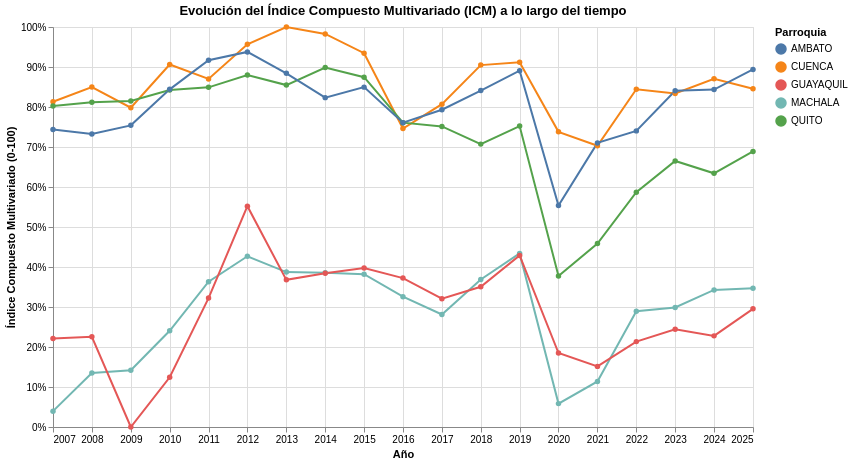

The cell this chart's notebook holds for it:
### Markdown cell above
## Series temporales del Indice Compuesto Multivariado

### Code cell
indice_df['anio_fecha'] = pd.to_datetime(indice_df['p_anio'].astype(str), format='%Y')

chart = alt.Chart(indice_df).mark_line(point=True).encode(
    x=alt.X(
        'anio_fecha:T',
        title='Año',
        scale=alt.Scale(nice=False),
        axis=alt.Axis(format='%Y')
    ),
    y=alt.Y(
        'indice_compuesto_multivariado_0_100:Q', 
        title='Índice Compuesto Multivariado (0-100)',
        axis=alt.Axis(format='.0f', labelExpr="datum.label + '%'")
    ),
    color=alt.Color(
        'parroquia:N', 
        title='Parroquia'
    ),
    tooltip=[
        alt.Tooltip('p_anio:O', title='Año'),
        alt.Tooltip('provincia:N'),
        alt.Tooltip('canton:N'),
        alt.Tooltip('parroquia:N'),
        alt.Tooltip('indice_compuesto_multivariado_0_100:Q', format='.2f', title='Índice')
    ]
).properties(
    width=700,
    height=400,
    title='Evolución del Índice Compuesto Multivariado (ICM) a lo largo del tiempo'
)

chart

### Figure 1 — Vega-Lite specification as saved in the notebook (floating-point values rounded to 4 significant figures)
{"config": {"view": {"continuousWidth": 300, "continuousHeight": 300}}, "data": {"name": "data-e5196073093984862dd070adf8a27dc3"}, "mark": {"type": "line", "point": true}, "encoding": {"color": {"field": "parroquia", "title": "Parroquia", "type": "nominal"}, "tooltip": [{"field": "p_anio", "title": "Año", "type": "ordinal"}, {"field": "provincia", "type": "nominal"}, {"field": "canton", "type": "nominal"}, {"field": "parroquia", "type": "nominal"}, {"field": "indice_compuesto_multivariado_0_100", "format": ".2f", "title": "Índice", "type": "quantitative"}], "x": {"axis": {"format": "%Y"}, "field": "anio_fecha", "scale": {"nice": false}, "title": "Año", "type": "temporal"}, "y": {"axis": {"format": ".0f", "labelExpr": "datum.label + '%'"}, "field": "indice_compuesto_multivariado_0_100", "title": "Índice Compuesto Multivariado (0-100)", "type": "quantitative"}}, "height": 400, "title": "Evolución del Índice Compuesto Multivariado (ICM) a lo largo del tiempo", "width": 700, "$schema": "https://vega.github.io/schema/vega-lite/v6.1.0.json", "datasets": {"data-e5196073093984862dd070adf8a27dc3": [{"p_anio": 2007, "p_ciudad": "010150", "provincia": "AZUAY", "canton": "CUENCA", "parroquia": "CUENCA", "indice_compuesto_multivariado": 2.222, "indice_compuesto_multivariado_0_100": 81.3, "anio_fecha": "2007-01-01T00:00:00"}, {"p_anio": 2007, "p_ciudad": "070150", "provincia": "EL ORO", "canton": "MACHALA", "parroquia": "MACHALA", "indice_compuesto_multivariado": -5.623, "indice_compuesto_multivariado_0_100": 3.96, "anio_fecha": "2007-01-01T00:00:00"}, {"p_anio": 2007, "p_ciudad": "090150", "provincia": "GUAYAS", "canton": "GUAYAQUIL", "parroquia": "GUAYAQUIL", "indice_compuesto_multivariado": -3.782, "indice_compuesto_multivariado_0_100": 22.11, "anio_fecha": "2007-01-01T00:00:00"}, {"p_anio": 2007, "p_ciudad": "170150", "provincia": "PICHINCHA", "canton": "DISTRITO METROPOLITANO DE QUITO", "parroquia": "QUITO", "indice_compuesto_multivariado": 2.116, "indice_compuesto_multivariado_0_100": 80.26, "anio_fecha": "2007-01-01T00:00:00"}, {"p_anio": 2007, "p_ciudad": "180150", "provincia": "TUNGURAHUA", "canton": "AMBATO", "parroquia": "AMBATO", "indice_compuesto_multivariado": 1.52, "indice_compuesto_multivariado_0_100": 74.38, "anio_fecha": "2007-01-01T00:00:00"}, {"p_anio": 2008, "p_ciudad": "010150", "provincia": "AZUAY", "canton": "CUENCA", "parroquia": "CUENCA", "indice_compuesto_multivariado": 2.595, "indice_compuesto_multivariado_0_100": 84.98, "anio_fecha": "2008-01-01T00:00:00"}, {"p_anio": 2008, "p_ciudad": "070150", "provincia": "EL ORO", "canton": "MACHALA", "parroquia": "MACHALA", "indice_compuesto_multivariado": -4.657, "indice_compuesto_multivariado_0_100": 13.49, "anio_fecha": "2008-01-01T00:00:00"}, {"p_anio": 2008, "p_ciudad": "090150", "provincia": "GUAYAS", "canton": "GUAYAQUIL", "parroquia": "GUAYAQUIL", "indice_compuesto_multivariado": -3.739, "indice_compuesto_multivariado_0_100": 22.54, "anio_fecha": "2008-01-01T00:00:00"}, {"p_anio": 2008, "p_ciudad": "170150", "provincia": "PICHINCHA", "canton": "DISTRITO METROPOLITANO DE QUITO", "parroquia": "QUITO", "indice_compuesto_multivariado": 2.212, "indice_compuesto_multivariado_0_100": 81.21, "anio_fecha": "2008-01-01T00:00:00"}, {"p_anio": 2008, "p_ciudad": "180150", "provincia": "TUNGURAHUA", "canton": "AMBATO", "parroquia": "AMBATO", "indice_compuesto_multivariado": 1.403, "indice_compuesto_multivariado_0_100": 73.23, "anio_fecha": "2008-01-01T00:00:00"}, {"p_anio": 2009, "p_ciudad": "010150", "provincia": "AZUAY", "canton": "CUENCA", "parroquia": "CUENCA", "indice_compuesto_multivariado": 2.073, "indice_compuesto_multivariado_0_100": 79.83, "anio_fecha": "2009-01-01T00:00:00"}, {"p_anio": 2009, "p_ciudad": "070150", "provincia": "EL ORO", "canton": "MACHALA", "parroquia": "MACHALA", "indice_compuesto_multivariado": -4.585, "indice_compuesto_multivariado_0_100": 14.19, "anio_fecha": "2009-01-01T00:00:00"}, {"p_anio": 2009, "p_ciudad": "090150", "provincia": "GUAYAS", "canton": "GUAYAQUIL", "parroquia": "GUAYAQUIL", "indice_compuesto_multivariado": -6.025, "indice_compuesto_multivariado_0_100": 0.0, "anio_fecha": "2009-01-01T00:00:00"}, {"p_anio": 2009, "p_ciudad": "170150", "provincia": "PICHINCHA", "canton": "DISTRITO METROPOLITANO DE QUITO", "parroquia": "QUITO", "indice_compuesto_multivariado": 2.24, "indice_compuesto_multivariado_0_100": 81.48, "anio_fecha": "2009-01-01T00:00:00"}, {"p_anio": 2009, "p_ciudad": "180150", "provincia": "TUNGURAHUA", "canton": "AMBATO", "parroquia": "AMBATO", "indice_compuesto_multivariado": 1.624, "indice_compuesto_multivariado_0_100": 75.41, "anio_fecha": "2009-01-01T00:00:00"}, {"p_anio": 2010, "p_ciudad": "010150", "provincia": "AZUAY", "canton": "CUENCA", "parroquia": "CUENCA", "indice_compuesto_multivariado": 3.167, "indice_compuesto_multivariado_0_100": 90.62, "anio_fecha": "2010-01-01T00:00:00"}, {"p_anio": 2010, "p_ciudad": "070150", "provincia": "EL ORO", "canton": "MACHALA", "parroquia": "MACHALA", "indice_compuesto_multivariado": -3.585, "indice_compuesto_multivariado_0_100": 24.05, "anio_fecha": "2010-01-01T00:00:00"}, {"p_anio": 2010, "p_ciudad": "090150", "provincia": "GUAYAS", "canton": "GUAYAQUIL", "parroquia": "GUAYAQUIL", "indice_compuesto_multivariado": -4.764, "indice_compuesto_multivariado_0_100": 12.44, "anio_fecha": "2010-01-01T00:00:00"}, {"p_anio": 2010, "p_ciudad": "170150", "provincia": "PICHINCHA", "canton": "DISTRITO METROPOLITANO DE QUITO", "parroquia": "QUITO", "indice_compuesto_multivariado": 2.519, "indice_compuesto_multivariado_0_100": 84.23, "anio_fecha": "2010-01-01T00:00:00"}, {"p_anio": 2010, "p_ciudad": "180150", "provincia": "TUNGURAHUA", "canton": "AMBATO", "parroquia": "AMBATO", "indice_compuesto_multivariado": 2.537, "indice_compuesto_multivariado_0_100": 84.42, "anio_fecha": "2010-01-01T00:00:00"}, {"p_anio": 2011, "p_ciudad": "010150", "provincia": "AZUAY", "canton": "CUENCA", "parroquia": "CUENCA", "indice_compuesto_multivariado": 2.801, "indice_compuesto_multivariado_0_100": 87.02, "anio_fecha": "2011-01-01T00:00:00"}, {"p_anio": 2011, "p_ciudad": "070150", "provincia": "EL ORO", "canton": "MACHALA", "parroquia": "MACHALA", "indice_compuesto_multivariado": -2.341, "indice_compuesto_multivariado_0_100": 36.32, "anio_fecha": "2011-01-01T00:00:00"}, {"p_anio": 2011, "p_ciudad": "090150", "provincia": "GUAYAS", "canton": "GUAYAQUIL", "parroquia": "GUAYAQUIL", "indice_compuesto_multivariado": -2.756, "indice_compuesto_multivariado_0_100": 32.23, "anio_fecha": "2011-01-01T00:00:00"}, {"p_anio": 2011, "p_ciudad": "170150", "provincia": "PICHINCHA", "canton": "DISTRITO METROPOLITANO DE QUITO", "parroquia": "QUITO", "indice_compuesto_multivariado": 2.588, "indice_compuesto_multivariado_0_100": 84.91, "anio_fecha": "2011-01-01T00:00:00"}, {"p_anio": 2011, "p_ciudad": "180150", "provincia": "TUNGURAHUA", "canton": "AMBATO", "parroquia": "AMBATO", "indice_compuesto_multivariado": 3.275, "indice_compuesto_multivariado_0_100": 91.68, "anio_fecha": "2011-01-01T00:00:00"}, {"p_anio": 2012, "p_ciudad": "010150", "provincia": "AZUAY", "canton": "CUENCA", "parroquia": "CUENCA", "indice_compuesto_multivariado": 3.678, "indice_compuesto_multivariado_0_100": 95.66, "anio_fecha": "2012-01-01T00:00:00"}, {"p_anio": 2012, "p_ciudad": "070150", "provincia": "EL ORO", "canton": "MACHALA", "parroquia": "MACHALA", "indice_compuesto_multivariado": -1.696, "indice_compuesto_multivariado_0_100": 42.68, "anio_fecha": "2012-01-01T00:00:00"}, {"p_anio": 2012, "p_ciudad": "090150", "provincia": "GUAYAS", "canton": "GUAYAQUIL", "parroquia": "GUAYAQUIL", "indice_compuesto_multivariado": -0.4251, "indice_compuesto_multivariado_0_100": 55.21, "anio_fecha": "2012-01-01T00:00:00"}, {"p_anio": 2012, "p_ciudad": "170150", "provincia": "PICHINCHA", "canton": "DISTRITO METROPOLITANO DE QUITO", "parroquia": "QUITO", "indice_compuesto_multivariado": 2.9, "indice_compuesto_multivariado_0_100": 87.99, "anio_fecha": "2012-01-01T00:00:00"}, {"p_anio": 2012, "p_ciudad": "180150", "provincia": "TUNGURAHUA", "canton": "AMBATO", "parroquia": "AMBATO", "indice_compuesto_multivariado": 3.487, "indice_compuesto_multivariado_0_100": 93.77, "anio_fecha": "2012-01-01T00:00:00"}, {"p_anio": 2013, "p_ciudad": "010150", "provincia": "AZUAY", "canton": "CUENCA", "parroquia": "CUENCA", "indice_compuesto_multivariado": 4.118, "indice_compuesto_multivariado_0_100": 100.0, "anio_fecha": "2013-01-01T00:00:00"}, {"p_anio": 2013, "p_ciudad": "070150", "provincia": "EL ORO", "canton": "MACHALA", "parroquia": "MACHALA", "indice_compuesto_multivariado": -2.097, "indice_compuesto_multivariado_0_100": 38.72, "anio_fecha": "2013-01-01T00:00:00"}, {"p_anio": 2013, "p_ciudad": "090150", "provincia": "GUAYAS", "canton": "GUAYAQUIL", "parroquia": "GUAYAQUIL", "indice_compuesto_multivariado": -2.294, "indice_compuesto_multivariado_0_100": 36.79, "anio_fecha": "2013-01-01T00:00:00"}, {"p_anio": 2013, "p_ciudad": "170150", "provincia": "PICHINCHA", "canton": "DISTRITO METROPOLITANO DE QUITO", "parroquia": "QUITO", "indice_compuesto_multivariado": 2.646, "indice_compuesto_multivariado_0_100": 85.48, "anio_fecha": "2013-01-01T00:00:00"}, {"p_anio": 2013, "p_ciudad": "180150", "provincia": "TUNGURAHUA", "canton": "AMBATO", "parroquia": "AMBATO", "indice_compuesto_multivariado": 2.943, "indice_compuesto_multivariado_0_100": 88.41, "anio_fecha": "2013-01-01T00:00:00"}, {"p_anio": 2014, "p_ciudad": "010150", "provincia": "AZUAY", "canton": "CUENCA", "parroquia": "CUENCA", "indice_compuesto_multivariado": 3.943, "indice_compuesto_multivariado_0_100": 98.27, "anio_fecha": "2014-01-01T00:00:00"}, {"p_anio": 2014, "p_ciudad": "070150", "provincia": "EL ORO", "canton": "MACHALA", "parroquia": "MACHALA", "indice_compuesto_multivariado": -2.113, "indice_compuesto_multivariado_0_100": 38.57, "anio_fecha": "2014-01-01T00:00:00"}, {"p_anio": 2014, "p_ciudad": "090150", "provincia": "GUAYAS", "canton": "GUAYAQUIL", "parroquia": "GUAYAQUIL", "indice_compuesto_multivariado": -2.126, "indice_compuesto_multivariado_0_100": 38.44, "anio_fecha": "2014-01-01T00:00:00"}, {"p_anio": 2014, "p_ciudad": "170150", "provincia": "PICHINCHA", "canton": "DISTRITO METROPOLITANO DE QUITO", "parroquia": "QUITO", "indice_compuesto_multivariado": 3.089, "indice_compuesto_multivariado_0_100": 89.85, "anio_fecha": "2014-01-01T00:00:00"}, {"p_anio": 2014, "p_ciudad": "180150", "provincia": "TUNGURAHUA", "canton": "AMBATO", "parroquia": "AMBATO", "indice_compuesto_multivariado": 2.327, "indice_compuesto_multivariado_0_100": 82.34, "anio_fecha": "2014-01-01T00:00:00"}, {"p_anio": 2015, "p_ciudad": "010150", "provincia": "AZUAY", "canton": "CUENCA", "parroquia": "CUENCA", "indice_compuesto_multivariado": 3.454, "indice_compuesto_multivariado_0_100": 93.45, "anio_fecha": "2015-01-01T00:00:00"}, {"p_anio": 2015, "p_ciudad": "070150", "provincia": "EL ORO", "canton": "MACHALA", "parroquia": "MACHALA", "indice_compuesto_multivariado": -2.151, "indice_compuesto_multivariado_0_100": 38.19, "anio_fecha": "2015-01-01T00:00:00"}, {"p_anio": 2015, "p_ciudad": "090150", "provincia": "GUAYAS", "canton": "GUAYAQUIL", "parroquia": "GUAYAQUIL", "indice_compuesto_multivariado": -1.994, "indice_compuesto_multivariado_0_100": 39.74, "anio_fecha": "2015-01-01T00:00:00"}, {"p_anio": 2015, "p_ciudad": "170150", "provincia": "PICHINCHA", "canton": "DISTRITO METROPOLITANO DE QUITO", "parroquia": "QUITO", "indice_compuesto_multivariado": 2.845, "indice_compuesto_multivariado_0_100": 87.45, "anio_fecha": "2015-01-01T00:00:00"}, {"p_anio": 2015, "p_ciudad": "180150", "provincia": "TUNGURAHUA", "canton": "AMBATO", "parroquia": "AMBATO", "indice_compuesto_multivariado": 2.594, "indice_compuesto_multivariado_0_100": 84.97, "anio_fecha": "2015-01-01T00:00:00"}, {"p_anio": 2016, "p_ciudad": "010150", "provincia": "AZUAY", "canton": "CUENCA", "parroquia": "CUENCA", "indice_compuesto_multivariado": 1.545, "indice_compuesto_multivariado_0_100": 74.63, "anio_fecha": "2016-01-01T00:00:00"}, {"p_anio": 2016, "p_ciudad": "070150", "provincia": "EL ORO", "canton": "MACHALA", "parroquia": "MACHALA", "indice_compuesto_multivariado": -2.72, "indice_compuesto_multivariado_0_100": 32.58, "anio_fecha": "2016-01-01T00:00:00"}, {"p_anio": 2016, "p_ciudad": "090150", "provincia": "GUAYAS", "canton": "GUAYAQUIL", "parroquia": "GUAYAQUIL", "indice_compuesto_multivariado": -2.249, "indice_compuesto_multivariado_0_100": 37.22, "anio_fecha": "2016-01-01T00:00:00"}, {"p_anio": 2016, "p_ciudad": "170150", "provincia": "PICHINCHA", "canton": "DISTRITO METROPOLITANO DE QUITO", "parroquia": "QUITO", "indice_compuesto_multivariado": 1.693, "indice_compuesto_multivariado_0_100": 76.09, "anio_fecha": "2016-01-01T00:00:00"}, {"p_anio": 2016, "p_ciudad": "180150", "provincia": "TUNGURAHUA", "canton": "AMBATO", "parroquia": "AMBATO", "indice_compuesto_multivariado": 1.691, "indice_compuesto_multivariado_0_100": 76.07, "anio_fecha": "2016-01-01T00:00:00"}, {"p_anio": 2017, "p_ciudad": "010150", "provincia": "AZUAY", "canton": "CUENCA", "parroquia": "CUENCA", "indice_compuesto_multivariado": 2.16, "indice_compuesto_multivariado_0_100": 80.7, "anio_fecha": "2017-01-01T00:00:00"}, {"p_anio": 2017, "p_ciudad": "070150", "provincia": "EL ORO", "canton": "MACHALA", "parroquia": "MACHALA", "indice_compuesto_multivariado": -3.171, "indice_compuesto_multivariado_0_100": 28.13, "anio_fecha": "2017-01-01T00:00:00"}, {"p_anio": 2017, "p_ciudad": "090150", "provincia": "GUAYAS", "canton": "GUAYAQUIL", "parroquia": "GUAYAQUIL", "indice_compuesto_multivariado": -2.772, "indice_compuesto_multivariado_0_100": 32.07, "anio_fecha": "2017-01-01T00:00:00"}, {"p_anio": 2017, "p_ciudad": "170150", "provincia": "PICHINCHA", "canton": "DISTRITO METROPOLITANO DE QUITO", "parroquia": "QUITO", "indice_compuesto_multivariado": 1.597, "indice_compuesto_multivariado_0_100": 75.14, "anio_fecha": "2017-01-01T00:00:00"}, {"p_anio": 2017, "p_ciudad": "180150", "provincia": "TUNGURAHUA", "canton": "AMBATO", "parroquia": "AMBATO", "indice_compuesto_multivariado": 2.02, "indice_compuesto_multivariado_0_100": 79.32, "anio_fecha": "2017-01-01T00:00:00"}, {"p_anio": 2018, "p_ciudad": "010150", "provincia": "AZUAY", "canton": "CUENCA", "parroquia": "CUENCA", "indice_compuesto_multivariado": 3.152, "indice_compuesto_multivariado_0_100": 90.47, "anio_fecha": "2018-01-01T00:00:00"}, {"p_anio": 2018, "p_ciudad": "070150", "provincia": "EL ORO", "canton": "MACHALA", "parroquia": "MACHALA", "indice_compuesto_multivariado": -2.285, "indice_compuesto_multivariado_0_100": 36.88, "anio_fecha": "2018-01-01T00:00:00"}, {"p_anio": 2018, "p_ciudad": "090150", "provincia": "GUAYAS", "canton": "GUAYAQUIL", "parroquia": "GUAYAQUIL", "indice_compuesto_multivariado": -2.469, "indice_compuesto_multivariado_0_100": 35.06, "anio_fecha": "2018-01-01T00:00:00"}, {"p_anio": 2018, "p_ciudad": "170150", "provincia": "PICHINCHA", "canton": "DISTRITO METROPOLITANO DE QUITO", "parroquia": "QUITO", "indice_compuesto_multivariado": 1.148, "indice_compuesto_multivariado_0_100": 70.72, "anio_fecha": "2018-01-01T00:00:00"}, {"p_anio": 2018, "p_ciudad": "180150", "provincia": "TUNGURAHUA", "canton": "AMBATO", "parroquia": "AMBATO", "indice_compuesto_multivariado": 2.507, "indice_compuesto_multivariado_0_100": 84.12, "anio_fecha": "2018-01-01T00:00:00"}, {"p_anio": 2019, "p_ciudad": "010150", "provincia": "AZUAY", "canton": "CUENCA", "parroquia": "CUENCA", "indice_compuesto_multivariado": 3.223, "indice_compuesto_multivariado_0_100": 91.18, "anio_fecha": "2019-01-01T00:00:00"}, {"p_anio": 2019, "p_ciudad": "070150", "provincia": "EL ORO", "canton": "MACHALA", "parroquia": "MACHALA", "indice_compuesto_multivariado": -1.624, "indice_compuesto_multivariado_0_100": 43.39, "anio_fecha": "2019-01-01T00:00:00"}, {"p_anio": 2019, "p_ciudad": "090150", "provincia": "GUAYAS", "canton": "GUAYAQUIL", "parroquia": "GUAYAQUIL", "indice_compuesto_multivariado": -1.674, "indice_compuesto_multivariado_0_100": 42.89, "anio_fecha": "2019-01-01T00:00:00"}, {"p_anio": 2019, "p_ciudad": "170150", "provincia": "PICHINCHA", "canton": "DISTRITO METROPOLITANO DE QUITO", "parroquia": "QUITO", "indice_compuesto_multivariado": 1.605, "indice_compuesto_multivariado_0_100": 75.23, "anio_fecha": "2019-01-01T00:00:00"}, {"p_anio": 2019, "p_ciudad": "180150", "provincia": "TUNGURAHUA", "canton": "AMBATO", "parroquia": "AMBATO", "indice_compuesto_multivariado": 3.01, "indice_compuesto_multivariado_0_100": 89.08, "anio_fecha": "2019-01-01T00:00:00"}, {"p_anio": 2020, "p_ciudad": "010150", "provincia": "AZUAY", "canton": "CUENCA", "parroquia": "CUENCA", "indice_compuesto_multivariado": 1.46, "indice_compuesto_multivariado_0_100": 73.79, "anio_fecha": "2020-01-01T00:00:00"}, {"p_anio": 2020, "p_ciudad": "070150", "provincia": "EL ORO", "canton": "MACHALA", "parroquia": "MACHALA", "indice_compuesto_multivariado": -5.432, "indice_compuesto_multivariado_0_100": 5.845, "anio_fecha": "2020-01-01T00:00:00"}, {"p_anio": 2020, "p_ciudad": "090150", "provincia": "GUAYAS", "canton": "GUAYAQUIL", "parroquia": "GUAYAQUIL", "indice_compuesto_multivariado": -4.149, "indice_compuesto_multivariado_0_100": 18.49, "anio_fecha": "2020-01-01T00:00:00"}, {"p_anio": 2020, "p_ciudad": "170150", "provincia": "PICHINCHA", "canton": "DISTRITO METROPOLITANO DE QUITO", "parroquia": "QUITO", "indice_compuesto_multivariado": -2.198, "indice_compuesto_multivariado_0_100": 37.73, "anio_fecha": "2020-01-01T00:00:00"}, {"p_anio": 2020, "p_ciudad": "180150", "provincia": "TUNGURAHUA", "canton": "AMBATO", "parroquia": "AMBATO", "indice_compuesto_multivariado": -0.4087, "indice_compuesto_multivariado_0_100": 55.37, "anio_fecha": "2020-01-01T00:00:00"}, {"p_anio": 2021, "p_ciudad": "010150", "provincia": "AZUAY", "canton": "CUENCA", "parroquia": "CUENCA", "indice_compuesto_multivariado": 1.106, "indice_compuesto_multivariado_0_100": 70.31, "anio_fecha": "2021-01-01T00:00:00"}, {"p_anio": 2021, "p_ciudad": "070150", "provincia": "EL ORO", "canton": "MACHALA", "parroquia": "MACHALA", "indice_compuesto_multivariado": -4.87, "indice_compuesto_multivariado_0_100": 11.39, "anio_fecha": "2021-01-01T00:00:00"}, {"p_anio": 2021, "p_ciudad": "090150", "provincia": "GUAYAS", "canton": "GUAYAQUIL", "parroquia": "GUAYAQUIL", "indice_compuesto_multivariado": -4.488, "indice_compuesto_multivariado_0_100": 15.16, "anio_fecha": "2021-01-01T00:00:00"}, {"p_anio": 2021, "p_ciudad": "170150", "provincia": "PICHINCHA", "canton": "DISTRITO METROPOLITANO DE QUITO", "parroquia": "QUITO", "indice_compuesto_multivariado": -1.373, "indice_compuesto_multivariado_0_100": 45.86, "anio_fecha": "2021-01-01T00:00:00"}, {"p_anio": 2021, "p_ciudad": "180150", "provincia": "TUNGURAHUA", "canton": "AMBATO", "parroquia": "AMBATO", "indice_compuesto_multivariado": 1.179, "indice_compuesto_multivariado_0_100": 71.03, "anio_fecha": "2021-01-01T00:00:00"}, {"p_anio": 2022, "p_ciudad": "010150", "provincia": "AZUAY", "canton": "CUENCA", "parroquia": "CUENCA", "indice_compuesto_multivariado": 2.539, "indice_compuesto_multivariado_0_100": 84.43, "anio_fecha": "2022-01-01T00:00:00"}, {"p_anio": 2022, "p_ciudad": "070150", "provincia": "EL ORO", "canton": "MACHALA", "parroquia": "MACHALA", "indice_compuesto_multivariado": -3.088, "indice_compuesto_multivariado_0_100": 28.95, "anio_fecha": "2022-01-01T00:00:00"}, {"p_anio": 2022, "p_ciudad": "090150", "provincia": "GUAYAS", "canton": "GUAYAQUIL", "parroquia": "GUAYAQUIL", "indice_compuesto_multivariado": -3.86, "indice_compuesto_multivariado_0_100": 21.34, "anio_fecha": "2022-01-01T00:00:00"}, {"p_anio": 2022, "p_ciudad": "170150", "provincia": "PICHINCHA", "canton": "DISTRITO METROPOLITANO DE QUITO", "parroquia": "QUITO", "indice_compuesto_multivariado": -0.07116, "indice_compuesto_multivariado_0_100": 58.7, "anio_fecha": "2022-01-01T00:00:00"}, {"p_anio": 2022, "p_ciudad": "180150", "provincia": "TUNGURAHUA", "canton": "AMBATO", "parroquia": "AMBATO", "indice_compuesto_multivariado": 1.484, "indice_compuesto_multivariado_0_100": 74.03, "anio_fecha": "2022-01-01T00:00:00"}, {"p_anio": 2023, "p_ciudad": "010150", "provincia": "AZUAY", "canton": "CUENCA", "parroquia": "CUENCA", "indice_compuesto_multivariado": 2.433, "indice_compuesto_multivariado_0_100": 83.39, "anio_fecha": "2023-01-01T00:00:00"}, {"p_anio": 2023, "p_ciudad": "070150", "provincia": "EL ORO", "canton": "MACHALA", "parroquia": "MACHALA", "indice_compuesto_multivariado": -2.993, "indice_compuesto_multivariado_0_100": 29.9, "anio_fecha": "2023-01-01T00:00:00"}, {"p_anio": 2023, "p_ciudad": "090150", "provincia": "GUAYAS", "canton": "GUAYAQUIL", "parroquia": "GUAYAQUIL", "indice_compuesto_multivariado": -3.548, "indice_compuesto_multivariado_0_100": 24.42, "anio_fecha": "2023-01-01T00:00:00"}, {"p_anio": 2023, "p_ciudad": "170150", "provincia": "PICHINCHA", "canton": "DISTRITO METROPOLITANO DE QUITO", "parroquia": "QUITO", "indice_compuesto_multivariado": 0.7215, "indice_compuesto_multivariado_0_100": 66.51, "anio_fecha": "2023-01-01T00:00:00"}, {"p_anio": 2023, "p_ciudad": "180150", "provincia": "TUNGURAHUA", "canton": "AMBATO", "parroquia": "AMBATO", "indice_compuesto_multivariado": 2.503, "indice_compuesto_multivariado_0_100": 84.07, "anio_fecha": "2023-01-01T00:00:00"}, {"p_anio": 2024, "p_ciudad": "010150", "provincia": "AZUAY", "canton": "CUENCA", "parroquia": "CUENCA", "indice_compuesto_multivariado": 2.806, "indice_compuesto_multivariado_0_100": 87.06, "anio_fecha": "2024-01-01T00:00:00"}, {"p_anio": 2024, "p_ciudad": "070150", "provincia": "EL ORO", "canton": "MACHALA", "parroquia": "MACHALA", "indice_compuesto_multivariado": -2.55, "indice_compuesto_multivariado_0_100": 34.26, "anio_fecha": "2024-01-01T00:00:00"}, {"p_anio": 2024, "p_ciudad": "090150", "provincia": "GUAYAS", "canton": "GUAYAQUIL", "parroquia": "GUAYAQUIL", "indice_compuesto_multivariado": -3.714, "indice_compuesto_multivariado_0_100": 22.78, "anio_fecha": "2024-01-01T00:00:00"}, {"p_anio": 2024, "p_ciudad": "170150", "provincia": "PICHINCHA", "canton": "DISTRITO METROPOLITANO DE QUITO", "parroquia": "QUITO", "indice_compuesto_multivariado": 0.408, "indice_compuesto_multivariado_0_100": 63.42, "anio_fecha": "2024-01-01T00:00:00"}, {"p_anio": 2024, "p_ciudad": "180150", "provincia": "TUNGURAHUA", "canton": "AMBATO", "parroquia": "AMBATO", "indice_compuesto_multivariado": 2.531, "indice_compuesto_multivariado_0_100": 84.35, "anio_fecha": "2024-01-01T00:00:00"}, {"p_anio": 2025, "p_ciudad": "010150", "provincia": "AZUAY", "canton": "CUENCA", "parroquia": "CUENCA", "indice_compuesto_multivariado": 2.551, "indice_compuesto_multivariado_0_100": 84.55, "anio_fecha": "2025-01-01T00:00:00"}, {"p_anio": 2025, "p_ciudad": "070150", "provincia": "EL ORO", "canton": "MACHALA", "parroquia": "MACHALA", "indice_compuesto_multivariado": -2.505, "indice_compuesto_multivariado_0_100": 34.71, "anio_fecha": "2025-01-01T00:00:00"}, {"p_anio": 2025, "p_ciudad": "090150", "provincia": "GUAYAS", "canton": "GUAYAQUIL", "parroquia": "GUAYAQUIL", "indice_compuesto_multivariado": -3.029, "indice_compuesto_multivariado_0_100": 29.54, "anio_fecha": "2025-01-01T00:00:00"}, {"p_anio": 2025, "p_ciudad": "170150", "provincia": "PICHINCHA", "canton": "DISTRITO METROPOLITANO DE QUITO", "parroquia": "QUITO", "indice_compuesto_multivariado": 0.9626, "indice_compuesto_multivariado_0_100": 68.89, "anio_fecha": "2025-01-01T00:00:00"}, {"p_anio": 2025, "p_ciudad": "180150", "provincia": "TUNGURAHUA", "canton": "AMBATO", "parroquia": "AMBATO", "indice_compuesto_multivariado": 3.042, "indice_compuesto_multivariado_0_100": 89.39, "anio_fecha": "2025-01-01T00:00:00"}]}}
